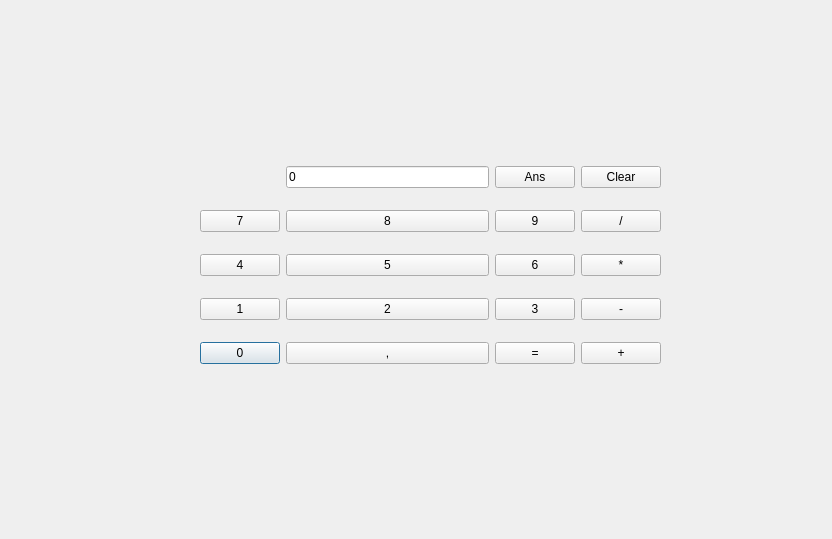
<?xml version="1.0" encoding="UTF-8"?>
<ui version="4.0">
 <class>calculatrice</class>
 <widget class="QDialog" name="calculatrice">
  <property name="geometry">
   <rect>
    <x>0</x>
    <y>0</y>
    <width>832</width>
    <height>539</height>
   </rect>
  </property>
  <property name="windowTitle">
   <string>Dialog</string>
  </property>
  <widget class="QWidget" name="layoutWidget">
   <property name="geometry">
    <rect>
     <x>200</x>
     <y>150</y>
     <width>461</width>
     <height>231</height>
    </rect>
   </property>
   <layout class="QGridLayout" name="gridLayout">
    <item row="4" column="0">
     <widget class="QPushButton" name="number0">
      <property name="text">
       <string>0</string>
      </property>
     </widget>
    </item>
    <item row="4" column="1">
     <widget class="QPushButton" name="virguleBouton">
      <property name="text">
       <string>,</string>
      </property>
     </widget>
    </item>
    <item row="3" column="0">
     <widget class="QPushButton" name="number1">
      <property name="text">
       <string>1</string>
      </property>
     </widget>
    </item>
    <item row="3" column="1">
     <widget class="QPushButton" name="number2">
      <property name="text">
       <string>2</string>
      </property>
     </widget>
    </item>
    <item row="3" column="2">
     <widget class="QPushButton" name="number3">
      <property name="text">
       <string>3</string>
      </property>
     </widget>
    </item>
    <item row="2" column="0">
     <widget class="QPushButton" name="number4">
      <property name="text">
       <string>4</string>
      </property>
     </widget>
    </item>
    <item row="2" column="1">
     <widget class="QPushButton" name="number5">
      <property name="text">
       <string>5</string>
      </property>
     </widget>
    </item>
    <item row="2" column="2">
     <widget class="QPushButton" name="number6">
      <property name="text">
       <string>6</string>
      </property>
     </widget>
    </item>
    <item row="1" column="0">
     <widget class="QPushButton" name="number7">
      <property name="text">
       <string>7</string>
      </property>
     </widget>
    </item>
    <item row="1" column="1">
     <widget class="QPushButton" name="number8">
      <property name="text">
       <string>8</string>
      </property>
     </widget>
    </item>
    <item row="1" column="2">
     <widget class="QPushButton" name="number9">
      <property name="text">
       <string>9</string>
      </property>
     </widget>
    </item>
    <item row="4" column="3">
     <widget class="QPushButton" name="additionnerBouton">
      <property name="text">
       <string>+</string>
      </property>
     </widget>
    </item>
    <item row="3" column="3">
     <widget class="QPushButton" name="soustraireBouton">
      <property name="text">
       <string>-</string>
      </property>
     </widget>
    </item>
    <item row="2" column="3">
     <widget class="QPushButton" name="multiplierBouton">
      <property name="text">
       <string>*</string>
      </property>
     </widget>
    </item>
    <item row="1" column="3">
     <widget class="QPushButton" name="diviserBouton">
      <property name="text">
       <string>/</string>
      </property>
     </widget>
    </item>
    <item row="4" column="2">
     <widget class="QPushButton" name="calculBouton">
      <property name="text">
       <string>=</string>
      </property>
     </widget>
    </item>
    <item row="0" column="3">
     <widget class="QPushButton" name="clearBouton">
      <property name="text">
       <string>Clear</string>
      </property>
     </widget>
    </item>
    <item row="0" column="2">
     <widget class="QPushButton" name="ansBouton">
      <property name="text">
       <string>Ans</string>
      </property>
     </widget>
    </item>
    <item row="0" column="1">
     <widget class="QLineEdit" name="resultLine">
      <property name="layoutDirection">
       <enum>Qt::RightToLeft</enum>
      </property>
      <property name="text">
       <string>0</string>
      </property>
      <property name="readOnly">
       <bool>true</bool>
      </property>
     </widget>
    </item>
   </layout>
  </widget>
 </widget>
 <resources/>
 <connections/>
</ui>
